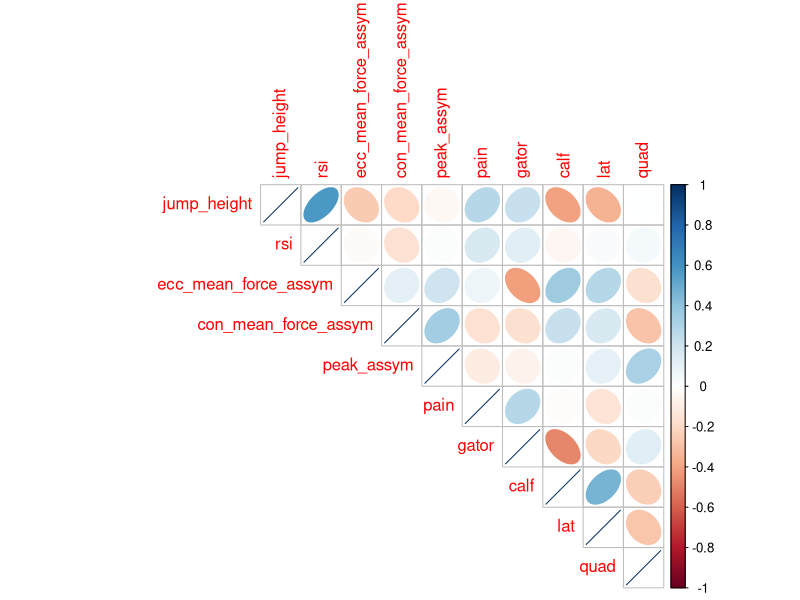

Generate this figure with R:
library(tidyverse)
library(corrplot)

data <- read.csv(file = './Data/pro_skills_testing.csv')
clean_data <- data[!is.na(data$jump_height), ]

corr_data <- select(clean_data, -c(First, Last, Team, ecc_mean_assym_side, con_mean_force_assym_side, peak_assym_side, event)) %>%
  mutate(pain = ifelse(pain == 'Y', 1, 0), gator = ifelse(gator == 'Y', 1, 0), calf = ifelse(calf == 'Y', 1, 0), lat = ifelse(lat == 'Y', 1, 0), quad = ifelse(quad == 'Y', 1, 0))

corr_matrix <- cor(corr_data, use = 'pairwise.complete.obs', method = 'pearson')
print(corrplot(corr_matrix, method = 'ellipse', type = 'upper'))
